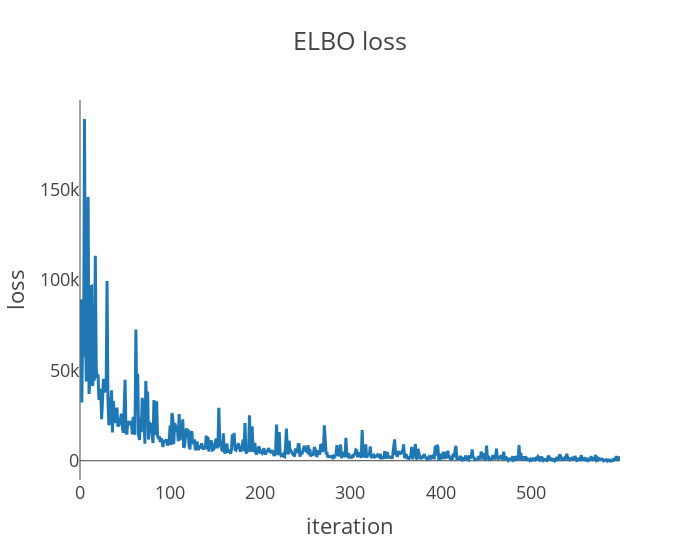

Notebook code cell kept with this figure:
### Code cell
guide = run_svi(num_svi_iters=600)
predictive = Predictive(
    gerbil_model, guide=guide, num_samples=num_samples, parallel=True
)
samples = predictive(predictors)

### Figure 1 — Plotly figure (JSON) as saved in the notebook; plotly's stock layout.template omitted (floating-point values rounded to 4 significant figures; data arrays with more than 128 entries replaced by an {"elided": "..."} marker saying what was removed)
{"data": [{"hovertemplate": "x=%{x}<br>y=%{y}<extra></extra>", "legendgroup": "", "line": {"color": "#1F77B4", "dash": "solid"}, "marker": {"symbol": "circle"}, "mode": "lines", "name": "", "orientation": "v", "showlegend": false, "type": "scatter", "x": {"elided": "600 int values"}, "xaxis": "x", "y": {"elided": "600 float values"}, "yaxis": "y"}], "layout": {"legend": {"tracegroupgap": 0}, "title": {"text": "ELBO loss"}, "width": 700, "xaxis": {"anchor": "y", "domain": [0, 1], "showgrid": false, "title": {"text": "iteration"}}, "yaxis": {"anchor": "x", "domain": [0, 1], "showgrid": false, "title": {"text": "loss"}}}}
